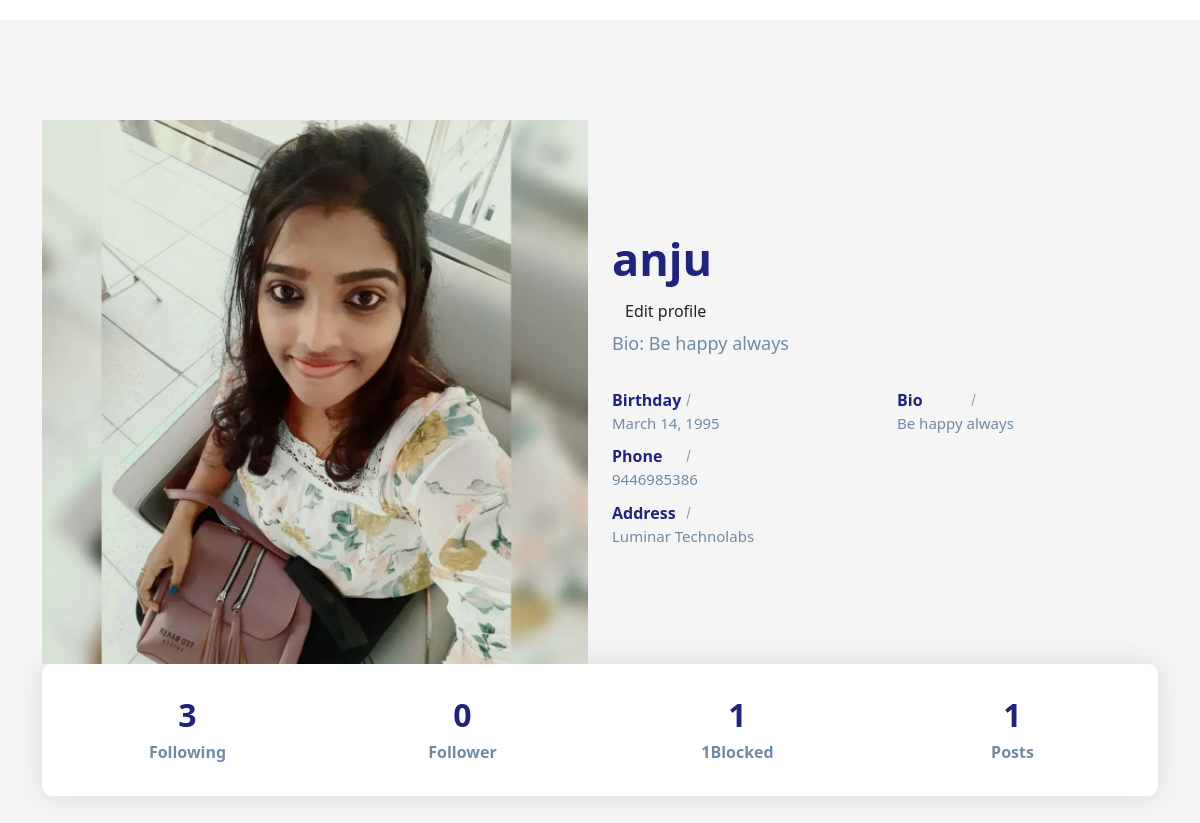
The page /profiles/6 (signed in) on the database as committed earlier.
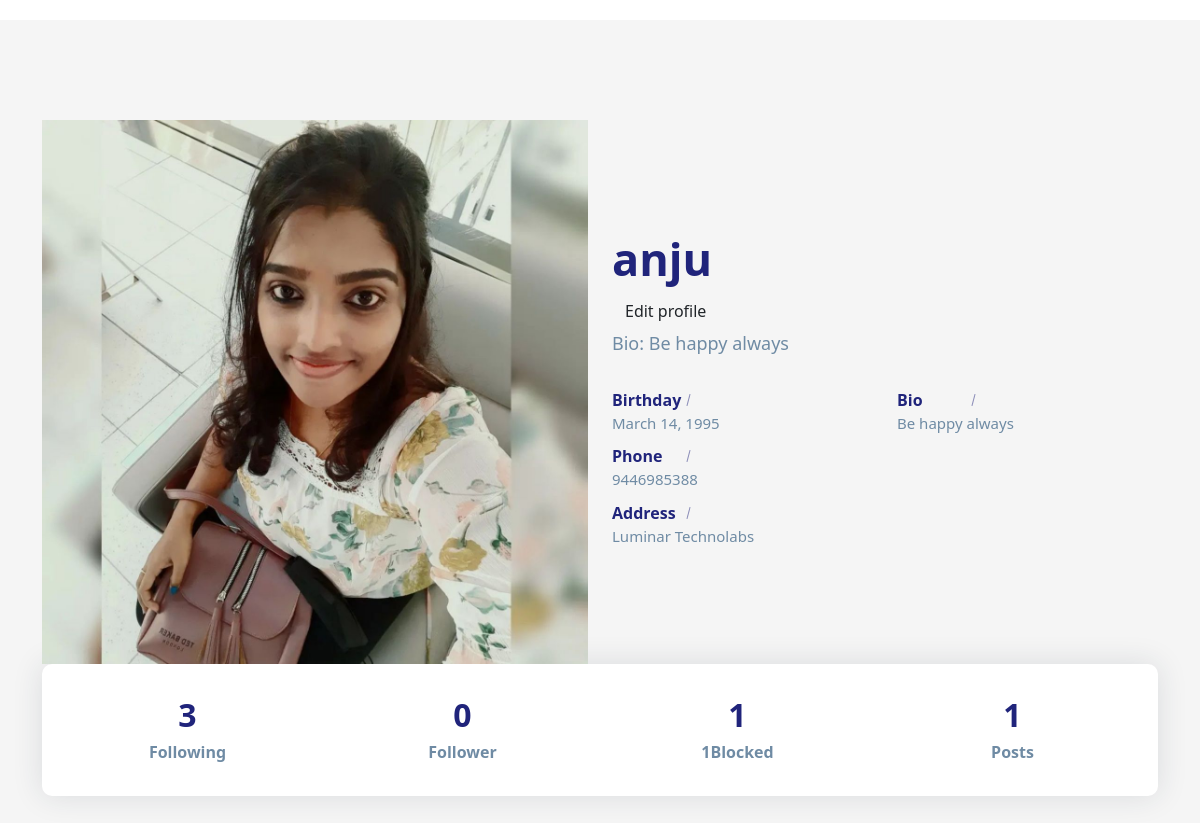
The same page on the database as committed later.
### social/models.py (models this page shows)
class UserProfile(models.Model):
    user=models.OneToOneField(User,on_delete=models.CASCADE,related_name="profile")
    address=models.CharField(max_length=200,null=True)
    phone=models.CharField(max_length=200,null=True)
    profile_pic=models.ImageField(upload_to="profilepics",null=True,blank=True)
    dob=models.DateField(null=True)
    bio=models.CharField(max_length=200,null=True)
    following=models.ManyToManyField("self",related_name="followed_by",symmetrical=False,null=True)
    block=models.ManyToManyField("self",related_name="blocked",symmetrical=False,null=True)
    def __str__(self):
        return self.user.username

### social/views.py (the view)
# urls.py: path('profiles/<int:pk>',views.ProfileDetailView.as_view(),name="profile-details"),
@method_decorator(decs,name="dispatch")
class ProfileDetailView(DetailView):
    template_name="profile_detail.html"
    model=UserProfile
    context_object_name="data"

### social/templates/profile_detail.html (shortened to what this page needs)
<!DOCTYPE html>
{%load static%}
<html lang="en">
<head>
    <link href="https://cdn.jsdelivr.net/npm/bootstrap@5.3.2/dist/css/bootstrap.min.css" rel="stylesheet">
    <link rel="stylesheet" href="{%static 'social/css/profile.css' %}">
</head>
<body>
    <section class="section about-section gray-bg" id="about">
        <div class="container">
            <div class="row align-items-center flex-row-reverse">
                <div class="col-lg-6">
                    <div class="about-text go-to">
                        <h3 class="dark-color">{{data}}</h3>
                        {%if data.user == request.user%}
                            <a class="text-decoration-none btn" href="{%url 'profile-update' data.id %}">Edit profile</a>
                        {%endif%}
                        <p>Bio: {{data.bio}}</p>
                        <div class="row about-list">
                            <div class="col-md-6">
                                <div class="media">
                                    <label>Birthday</label>
                                    <p>{{data.dob}}</p>
                                </div>
                                <div class="media">
                                    <label>Phone</label>
                                    <p>{{data.phone}}</p>
                                </div>
                                <div class="media">
                                    <label>Address</label>
                                    <p>{{data.address}}</p>
                                </div>
                            </div>
                            <div class="col-md-6">
                                <div class="media">
                                    <label>Bio</label>
                                    <p> {{data.bio}}</p>
                                </div>
                            </div>
                        </div>
                    </div>
                </div>
                <div class="col-lg-6">
                    <div class="about-avatar">
                        {%if data.profile_pic%}
                            <img src="{{data.profile_pic.url}}"alt="">
                        {%else%}
                             <img src="{%static 'social/images/profilepic.png' %}" title="" alt="">
                        {%endif%}
                    </div>
                </div>
            </div>
            <div class="counter">
                <div class="row">
                    <div class="col-6 col-lg-3">
                        <div class="count-data text-center">
                            <h6 class="count h2" data-to="500" data-speed="500">{{data.following.count}}</h6>
                            <p class="m-0px font-w-600">Following</p>
                        </div>
                    </div>
                    <div class="col-6 col-lg-3">
                        <div class="count-data text-center">
                            <h6 class="count h2" data-to="150" data-speed="150">{{data.followed_by.count}}</h6>
                            <p class="m-0px font-w-600">Follower</p>
                        </div>
                    </div>
                    <div class="col-6 col-lg-3">
                        <div class="count-data text-center">
                            <h6 class="count h2" data-to="850" data-speed="850">{{data.block.all.count}}</h6>
                            <p class="m-0px font-w-600">{{data.block.all.count}}Blocked</p>
                        </div>
                    </div>
                    <div class="col-6 col-lg-3">
                        <div class="count-data text-center">
                            <h6 class="count h2" data-to="190" data-speed="190">{{data.user.userpost.all.count}}</h6>
                            <p class="m-0px font-w-600">Posts</p>
                        </div>
                    </div>
                </div>
            </div>
        </div>
    </section>
</body>
</html>

Rows that differ between the two databases and show on the page:
changed UserProfile "Be happy always": phone "9446985386" → "9446985388"
